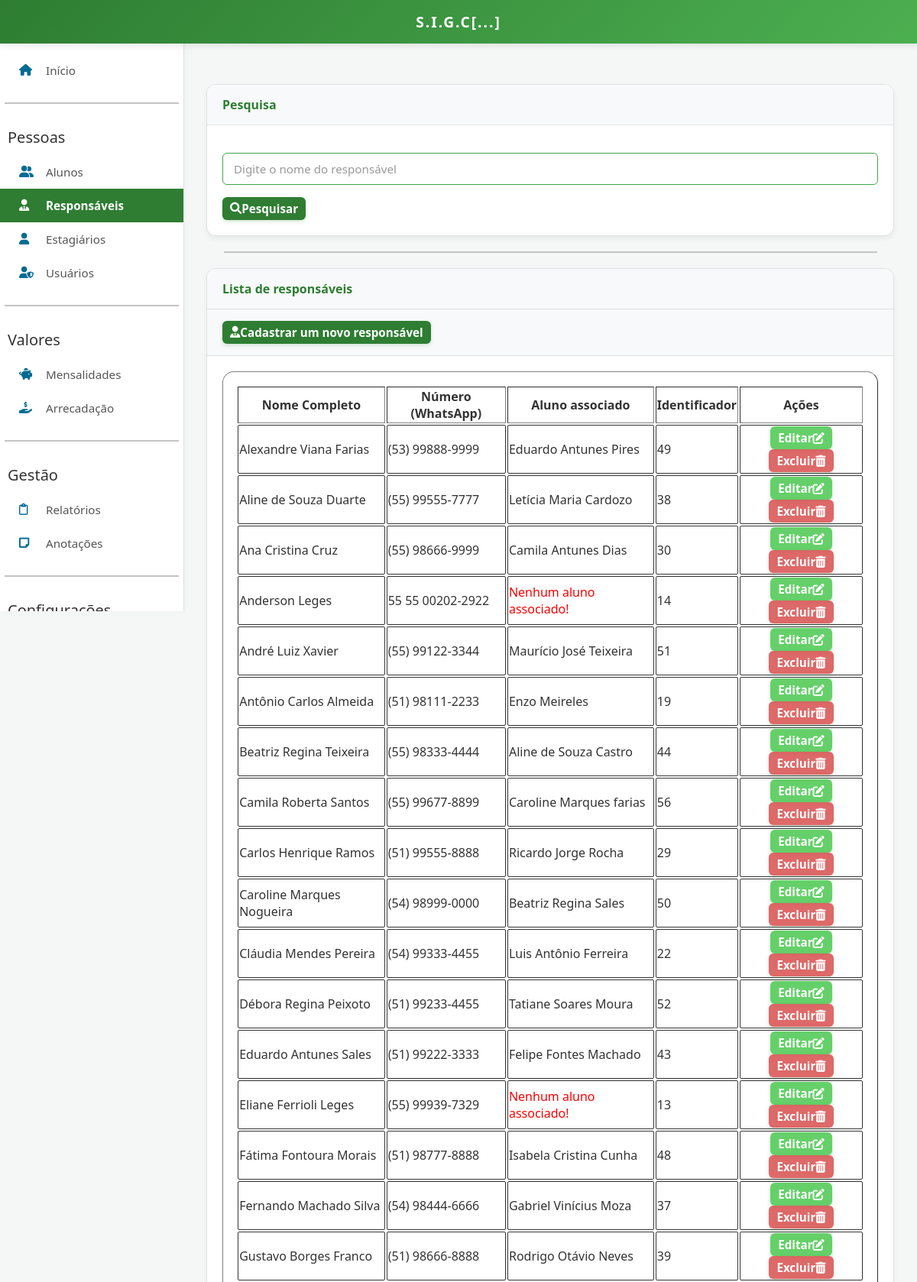
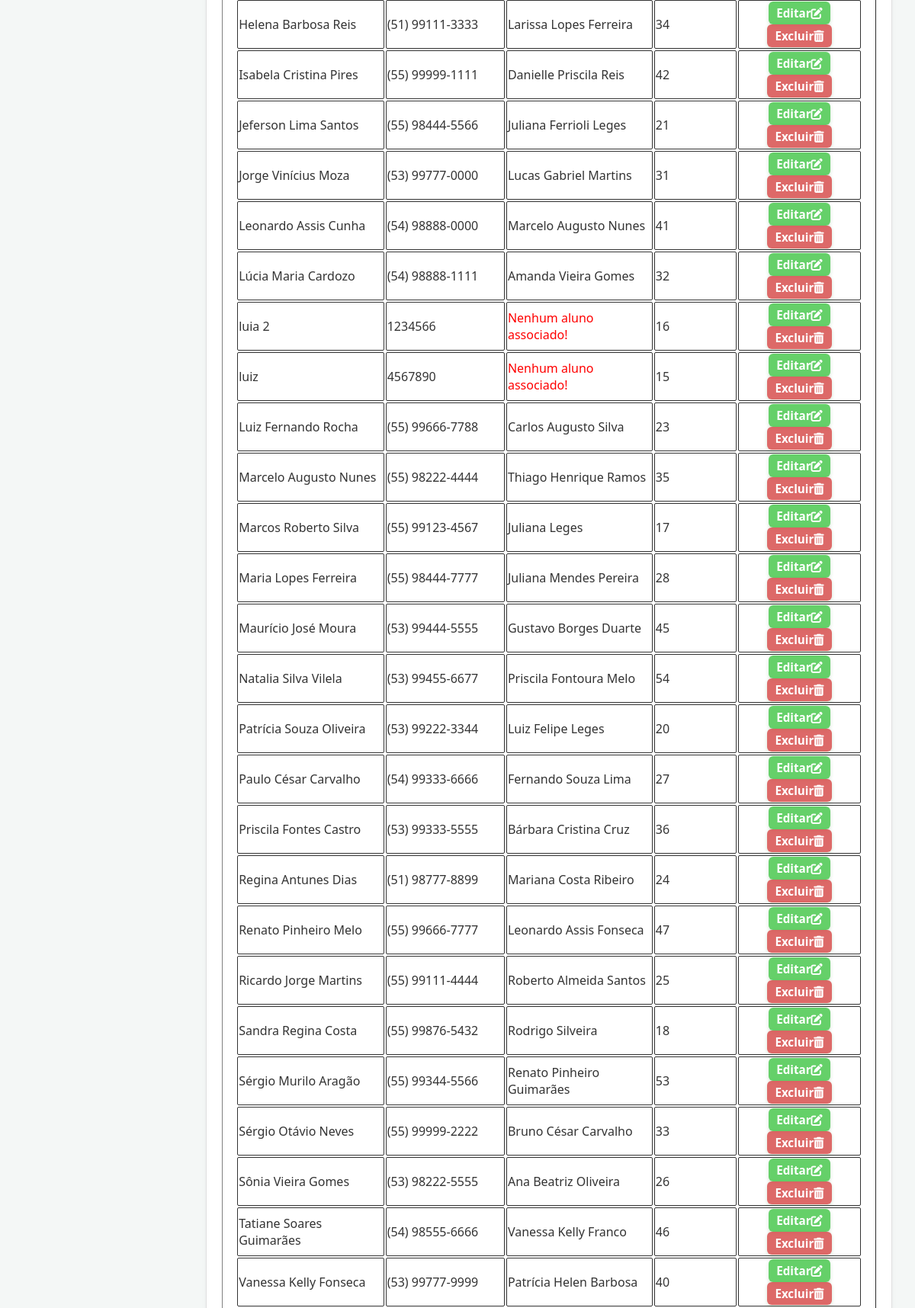
The page /listarResponsaveis.php (upper part) on the database its author committed (2 pictures, top to bottom).
### tables this page shows
CREATE TABLE IF NOT EXISTS `responsavel` (
  `id` int NOT NULL AUTO_INCREMENT,
  `telefone` varchar(20) DEFAULT NULL,
  `nome` varchar(100) DEFAULT NULL,
  `id_aluno` int DEFAULT NULL,
  PRIMARY KEY (`id`),
  KEY `id_aluno` (`id_aluno`)
);

CREATE TABLE IF NOT EXISTS `aluno` (
  `id` int NOT NULL AUTO_INCREMENT,
  `nome` varchar(100) DEFAULT NULL,
  `nome_guerra` varchar(100) DEFAULT NULL,
  `estagiando` tinyint(1) DEFAULT NULL,
  `monitor` tinyint(1) DEFAULT NULL,
  `graduacao` varchar(50) DEFAULT NULL,
  `numero` int DEFAULT NULL,
  `nota_provao` decimal(5,2) DEFAULT NULL,
  `id_pelotao` int DEFAULT NULL,
  `id_mensalidade` int DEFAULT NULL,
  PRIMARY KEY (`id`),
  KEY `id_pelotao` (`id_pelotao`),
  KEY `fk_aluno_mensalidade` (`id_mensalidade`)
);

### listarResponsaveis.php (the view, shortened to what this page needs)
<?php
include "conecta.php";
$sql = "SELECT * FROM responsavel ORDER BY nome";
$resultado = mysqli_query($conn, $sql);
?>
<!DOCTYPE html>
<html lang="pt-br">
<head>
    <?php
    if ($_SESSION['tema'] == 'verdeEscuro') {
        echo '<link rel="stylesheet" href="styleVerdeEscuro.css">';
    } else if ($_SESSION['tema'] == 'verdeClaro') {
        echo '<link rel="stylesheet" href="styleVerdeClaro.css">';
    } else if ($_SESSION['tema'] == 'azulEscuro') {
        echo '<link rel="stylesheet" href="styleAzulEscuro.css">';
    } else if ($_SESSION['tema'] == 'azulClaro') {
        echo '<link rel="stylesheet" href="styleAzulClaro.css">';
    } else if ($_SESSION['tema'] == 'rosaEscuro') {
        echo '<link rel="stylesheet" href="styleRosaEscuro.css">';
    } else if ($_SESSION['tema'] == 'rosaClaro') {
        echo '<link rel="stylesheet" href="styleRosaClaro.css">';
    } else if ($_SESSION['tema'] == 'vermelhoEscuro') {
        echo '<link rel="stylesheet" href="styleVermelhoEscuro.css">';
    } else if ($_SESSION['tema'] == 'vermelhoClaro') {
        echo '<link rel="stylesheet" href="styleVermelhoClaro.css">';
    } else if ($_SESSION['tema'] == 'amareloEscuro') {
        echo '<link rel="stylesheet" href="styleAmareloEscuro.css">';
    } else if ($_SESSION['tema'] == 'amareloClaro') {
        echo '<link rel="stylesheet" href="styleAmareloClaro.css">';
    } else {
        echo '<link rel="stylesheet" href="styleVerdeClaro.css">';
    }
    ?>
    <link rel="stylesheet" href="https://cdnjs.cloudflare.com/ajax/libs/font-awesome/6.0.0/css/all.min.css">
</head>
<body>
    <header>
        <h1>S.I.G.C[...]</h1>
    </header>
    <ul class="sidenav">
        <li><a href="index.php"><i class="fa-solid fa-house"></i> Início</a></li>
        <hr>
        <div style="padding: 10px;"><span style="font-size:20px;">Pessoas</span></div>
        <li><a href="listarAlunos.php"><i class="fa-solid fa-user-group"></i> Alunos</a></li>
        <li><a class="active" href="listarResponsaveis.php"><i class="fa-solid fa-user-tie"></i> Responsáveis</a></li>
        <li><a href="listarEstagiario.php"><i class="fa-solid fa-user"></i> Estagiários</a></li>
        <li><a href="cadastrarUsuario.php"><i class="fa-solid fa-user-shield"></i> Usuários</a></li>
        <hr>
        <div style="padding: 10px;"><span style="font-size:20px;">Valores</span></div>
        <li><a href="listarMensalidades.php"><i class="fa-solid fa-piggy-bank"></i> Mensalidades</a></li>
        <li><a href="arrecadacao.php"><i class="fa-solid fa-hand-holding-dollar"></i> Arrecadação</a></li>
        <hr>
        <div style="padding: 10px;"><span style="font-size:20px;">Gestão</span></div>
        <li><a href="relatorios.php"><i class="fa-regular fa-clipboard"></i> Relatórios</a></li>
        <li><a href="listarAnotacoes.php"><i class="fa-solid fa-note-sticky"></i> Anotações</a></li>
        <hr>
        <div style="padding: 10px;"><span style="font-size:20px;">Configurações</span></div>
    </ul>
    <div class="main-wrapper">
        <div class="content">
            <div class="card">
                <div class="card-header">Pesquisa</div>
                <div class="card-body">
                    <form method="POST" action="">
                        <p><input type="text" name="pesquisa" placeholder="Digite o nome do responsável"></p>
                        <button type="submit"><i class="fa-solid fa-magnifying-glass"></i> Pesquisar</button>
                    </form>
                </div>
            </div>
            <hr>
            <?php if (mysqli_num_rows($resultado) > 0) { ?>
                <div class="card" id="divListagem">
                    <div class="card-header">Lista de responsáveis</div>
                    <div class="card-header"><label><a href="cadastrarResponsavel.php"><button><i
                                        class="fa-solid fa-user-tie"></i> Cadastrar um novo responsável</button></a></label>
                    </div>
                    <div class="card-body">
                        <table border="1">
                            <tr>
                                <th>Nome Completo</th>
                                <th>Número (WhatsApp)</th>
                                <th>Aluno associado</th>
                                <th>Identificador</th>
                                <th>Ações</th>
                            </tr>
                            <?php
                            while ($dados = mysqli_fetch_assoc($resultado)) {
                                ?>
                                <tr>
                                    <td>
                                        <?php echo $dados['nome']; ?>
                                    </td>
                                    <td>
                                        <?php echo $dados['telefone']; ?>
                                    </td>
                                    <td>
                                        <?php
                                        $idAluno = "SELECT nome FROM aluno WHERE id =" . $dados['id_aluno'];
                                        $buscaAluno = mysqli_query($conn, $idAluno);
                                        if (mysqli_num_rows($buscaAluno) > 0) {
                                            $nomeAluno = mysqli_fetch_assoc($buscaAluno);
                                            echo $nomeAluno['nome'];
                                        } else {
                                            echo '<span style="color:red;">Nenhum aluno associado!</span>';
                                        }
                                        ?>
                                    </td>
                                    <td>
                                        <?php echo $dados['id']; ?>
                                    </td>
                                    <td class="acoes">
                                        <a class="botaoTable" href="editarResponsavel.php?id_resp=<?php echo $dados['id']; ?>">
                                            <button class="botaoTable_editar"> Editar <i class="fa-solid fa-pen-to-square"></i>
                                            </button>
                                        </a>
                                        <button class="botaoTable_excluir botaoAbrir" data-id="<?php echo $dados['id']; ?>">
                                            Excluir <i class="fa-solid fa-trash-can"></i>
                                        </button>
                                    </td>
                                </tr>
                                <?php
                            }
                                ?>
                        </table>
                    </div>
                </div>
                    <?php } ?>
</body>
</html>

### styleVerdeClaro.css (style rules this page uses)
:root { --primary: #2e7d32; --primary-light: #4caf50; --accent: #006b92; --bg-body: #f4f7f6; --text-dark: #333; --white: #ffffff; --border-color: #e0e0e0; }
body { margin: 0; font-family: 'Segoe UI', Roboto, Helvetica, Arial, sans-serif; background-color: var(--bg-body); color: var(--text-dark); }
header { background: linear-gradient(135deg, var(--primary), var(--primary-light)); color: white; padding: 15px 0; text-align: center; box-shadow: 0 2px 10px rgba(0, 0, 0, 0.1); position: fixed; top: 0; width: 100%; z-index: 1000; }
header h1 { margin: 0; font-size: 1.2rem; letter-spacing: 2px; text-transform: uppercase; }
ul.sidenav { list-style-type: none; margin: 0; padding: 20px 0; width: 240px; background-color: var(--white); position: fixed; height: 100%; top: 50px; height: calc(100vh - 90px); max-height: calc(100vh - 90px); border-right: 1px solid var(--border-color); box-shadow: 2px 0 5px rgba(0, 0, 0, 0.02); overflow-y: auto; transition: all 0.3s ease-in-out; }
ul.sidenav li a { display: flex; align-items: center; color: #555; padding: 12px 25px; text-decoration: none; transition: all 0.3s; font-size: 0.95rem; }
ul.sidenav li a i { margin-right: 15px; width: 20px; color: var(--accent); }
ul.sidenav li a.active { background-color: var(--primary); color: white; font-weight: 600; }
ul.sidenav li a.active i { color: white; }
button, input[type="submit"] { display: inline-flex; align-items: center; justify-content: center; font-family: 'Segoe UI', Roboto, Helvetica, Arial, sans-serif; font-size: 0.95rem; font-weight: 600; padding: 5px 10px; border: none; border-radius: 6px; cursor: pointer; transition: all 0.2s ease-in-out; text-decoration: none; }
button, input[type="submit"] { background-color: #2e7d32; color: #ffffff; box-shadow: 0 2px 5px rgba(46, 125, 50, 0.2); }
input[type="text"], input[type="date"], input[type="number"], textarea, select { width: 100%; max-width: 100%; box-sizing: border-box; font-family: 'Segoe UI', Roboto, Helvetica, Arial, sans-serif; font-size: 0.95rem; padding: 10px 14px; border-radius: 6px; border: 1px solid; outline: none; transition: all 0.2s ease-in-out; }
input[type="text"], input[type="date"], input[type="number"], textarea, select { background-color: #ffffff; border-color: #42a54a; color: #333333; }
input[type="text"]::placeholder { color: #999999; }
hr { border: none; height: 2px; background-color: #c4c4c4; width: 95%; margin: 20px auto; }
table { border-radius: 15px; width: 100%; padding: 2%; }
tr { margin-left: 2%; margin-right: 2%; }
td { border: #333 solid 1px; border-radius: 2px; }
td.acoes { text-align: center; }
.botaoTable { text-decoration: none; margin-inline: 5%; }
.botaoTable_editar { background-color: #65d069; }
.botaoTable_excluir { background-color: #d64947d1; }
.main-wrapper { margin-left: 240px; margin-top: 80px; padding: 30px; }
.card { background: var(--white); border-radius: 12px; overflow: hidden; box-shadow: 0 4px 6px rgba(0, 0, 0, 0.05); border: 1px solid var(--border-color); }
.card-header { background-color: #f8f9fa; padding: 15px 20px; font-weight: bold; border-bottom: 1px solid var(--border-color); color: var(--primary); }
.card-body { padding: 20px; }

### rows shown on the page
responsavel: nome "Alexandre Viana Farias", telefone "(53) 99888-9999", id_aluno.nome "Eduardo Antunes Pires", id "49"
responsavel: nome "Aline de Souza Duarte", telefone "(55) 99555-7777", id_aluno.nome "Letícia Maria Cardozo", id "38"
responsavel: nome "Ana Cristina Cruz", telefone "(55) 98666-9999", id_aluno.nome "Camila Antunes Dias", id "30"
responsavel: nome "Anderson Leges", telefone "55 55 00202-2922", shows "Nenhum aluno associado!", id "14"
responsavel: nome "André Luiz Xavier", telefone "(55) 99122-3344", id_aluno.nome "Maurício José Teixeira", id "51"
responsavel: nome "Antônio Carlos Almeida", telefone "(51) 98111-2233", id_aluno.nome "Enzo Meireles", id "19"
responsavel: nome "Beatriz Regina Teixeira", telefone "(55) 98333-4444", id_aluno.nome "Aline de Souza Castro", id "44"
responsavel: nome "Camila Roberta Santos", telefone "(55) 99677-8899", id_aluno.nome "Caroline Marques farias", id "56"
responsavel: nome "Carlos Henrique Ramos", telefone "(51) 99555-8888", id_aluno.nome "Ricardo Jorge Rocha", id "29"
responsavel: nome "Caroline Marques Nogueira", telefone "(54) 98999-0000", id_aluno.nome "Beatriz Regina Sales", id "50"
responsavel: nome "Cláudia Mendes Pereira", telefone "(54) 99333-4455", id_aluno.nome "Luis Antônio Ferreira", id "22"
responsavel: nome "Débora Regina Peixoto", telefone "(51) 99233-4455", id_aluno.nome "Tatiane Soares Moura", id "52"
responsavel: nome "Eduardo Antunes Sales", telefone "(51) 99222-3333", id_aluno.nome "Felipe Fontes Machado", id "43"
responsavel: nome "Eliane Ferrioli Leges", telefone "(55) 99939-7329", shows "Nenhum aluno associado!", id "13"
responsavel: nome "Fátima Fontoura Morais", telefone "(51) 98777-8888", id_aluno.nome "Isabela Cristina Cunha", id "48"
responsavel: nome "Fernando Machado Silva", telefone "(54) 98444-6666", id_aluno.nome "Gabriel Vinícius Moza", id "37"
responsavel: nome "Gustavo Borges Franco", telefone "(51) 98666-8888", id_aluno.nome "Rodrigo Otávio Neves", id "39"
responsavel: nome "Helena Barbosa Reis", telefone "(51) 99111-3333", id_aluno.nome "Larissa Lopes Ferreira", id "34"
responsavel: nome "Isabela Cristina Pires", telefone "(55) 99999-1111", id_aluno.nome "Danielle Priscila Reis", id "42"
responsavel: nome "Jeferson Lima Santos", telefone "(55) 98444-5566", id_aluno.nome "Juliana Ferrioli Leges", id "21"
responsavel: nome "Jorge Vinícius Moza", telefone "(53) 99777-0000", id_aluno.nome "Lucas Gabriel Martins", id "31"
responsavel: nome "Leonardo Assis Cunha", telefone "(54) 98888-0000", id_aluno.nome "Marcelo Augusto Nunes", id "41"
responsavel: nome "Lúcia Maria Cardozo", telefone "(54) 98888-1111", id_aluno.nome "Amanda Vieira Gomes", id "32"
responsavel: nome "luia 2", telefone "1234566", shows "Nenhum aluno associado!", id "16"
responsavel: nome "luiz", telefone "4567890", shows "Nenhum aluno associado!", id "15"
responsavel: nome "Luiz Fernando Rocha", telefone "(55) 99666-7788", id_aluno.nome "Carlos Augusto Silva", id "23"
responsavel: nome "Marcelo Augusto Nunes", telefone "(55) 98222-4444", id_aluno.nome "Thiago Henrique Ramos", id "35"
responsavel: nome "Marcos Roberto Silva", telefone "(55) 99123-4567", id_aluno.nome "Juliana Leges", id "17"
responsavel: nome "Maria Lopes Ferreira", telefone "(55) 98444-7777", id_aluno.nome "Juliana Mendes Pereira", id "28"
responsavel: nome "Maurício José Moura", telefone "(53) 99444-5555", id_aluno.nome "Gustavo Borges Duarte", id "45"
responsavel: nome "Natalia Silva Vilela", telefone "(53) 99455-6677", id_aluno.nome "Priscila Fontoura Melo", id "54"
responsavel: nome "Patrícia Souza Oliveira", telefone "(53) 99222-3344", id_aluno.nome "Luiz Felipe Leges", id "20"
responsavel: nome "Paulo César Carvalho", telefone "(54) 99333-6666", id_aluno.nome "Fernando Souza Lima", id "27"
responsavel: nome "Priscila Fontes Castro", telefone "(53) 99333-5555", id_aluno.nome "Bárbara Cristina Cruz", id "36"
responsavel: nome "Regina Antunes Dias", telefone "(51) 98777-8899", id_aluno.nome "Mariana Costa Ribeiro", id "24"
responsavel: nome "Renato Pinheiro Melo", telefone "(55) 99666-7777", id_aluno.nome "Leonardo Assis Fonseca", id "47"
responsavel: nome "Ricardo Jorge Martins", telefone "(55) 99111-4444", id_aluno.nome "Roberto Almeida Santos", id "25"
responsavel: nome "Sandra Regina Costa", telefone "(55) 99876-5432", id_aluno.nome "Rodrigo Silveira", id "18"
responsavel: nome "Sérgio Murilo Aragão", telefone "(55) 99344-5566", id_aluno.nome "Renato Pinheiro Guimarães", id "53"
responsavel: nome "Sérgio Otávio Neves", telefone "(55) 99999-2222", id_aluno.nome "Bruno César Carvalho", id "33"
responsavel: nome "Sônia Vieira Gomes", telefone "(53) 98222-5555", id_aluno.nome "Ana Beatriz Oliveira", id "26"
responsavel: nome "Tatiane Soares Guimarães", telefone "(54) 98555-6666", id_aluno.nome "Vanessa Kelly Franco", id "46"
responsavel: nome "Vanessa Kelly Fonseca", telefone "(53) 99777-9999", id_aluno.nome "Patrícia Helen Barbosa", id "40"
